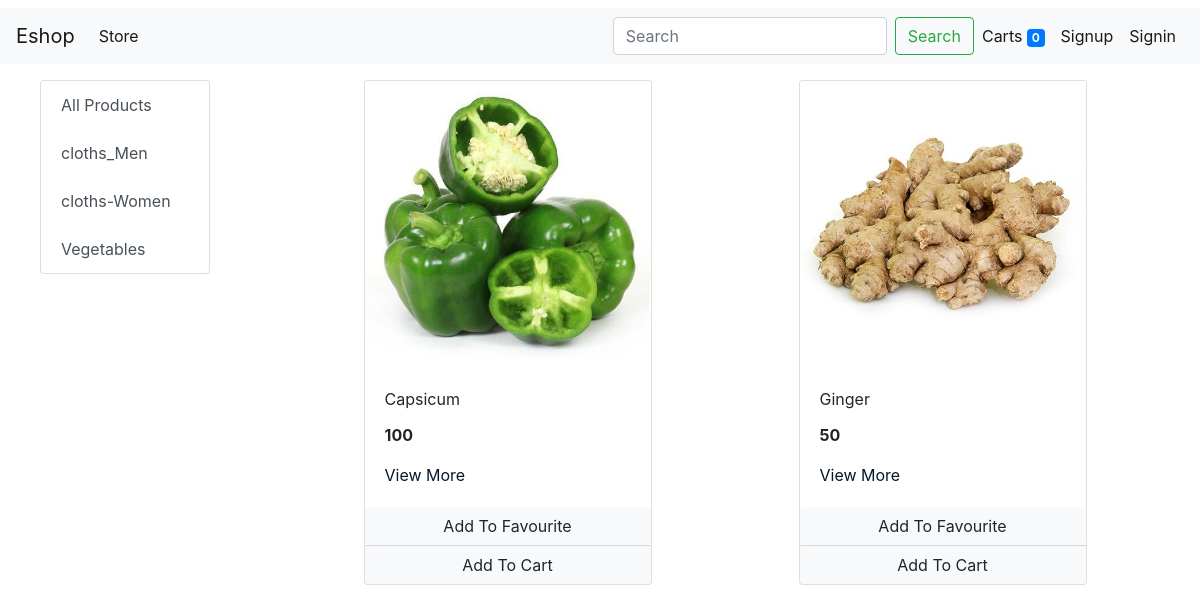
Screenshot of /?category=3 with the database file from the repository.
### store/models/category.py (models this page shows, shortened)
class Category(models.Model):
    name= models.CharField(max_length=20)
    @staticmethod
    def get_all_categories():
        return Category.objects.all()

### store/models/products.py (models this page shows, shortened)
class Product(models.Model):
    name=models.CharField(max_length=50)
    price=models.IntegerField(default=0)
    category=models.ForeignKey(Category, on_delete=models.CASCADE, default=1, null=True, blank=True)
    description=models.CharField(max_length=200, default='')
    image=models.ImageField(upload_to='upload/products/', default="default.jpg")
    @staticmethod
    def get_all_products_by_id(category_id):
        if category_id:
            return Product.objects.filter(category=category_id)
        else:
            return Product.get_all_products()

### store/views/home.py (the view, shortened to what this page needs)
# urls.py: path('', Index.as_view(), name='homepage'),
class Index(View):
    def get(self,request):
        cart=request.session.get('cart')
        if not cart:
            request.session['cart']={}
        categoryid = request.GET.get('category')
        nothing=""
        if 'query' in request.GET or categoryid:
            if categoryid:
                products= Product.get_all_products_by_id(categoryid)
            else:
               query=request.GET.get('query')
               products=Product.objects.filter(name__icontains=query)
               if len(products)==0:
                  nothing="Nothing Found"
        else:
            products=Product.objects.all()
        c = {}
        c['products']=products
        c['categories']=Category.get_all_categories()
        c["nothing"]=nothing
        return render(request, 'index.html', c)

### store/templatetags/cart.py (called while the page is built)
@register.filter(name='total_cart')
def total_cart(cart):
    return sum([i for i in cart])

@register.filter(name='is_in_cart')
def is_in_cart(product , cart):
    keys=cart.keys()
    for id in keys:
        if int(id)==product.id:
            return True
    return False

### store/templates/index.html (shortened to what this page needs)
{% extends 'base.html'%}
{% block content%}
{% load cart %}
<div class="container-fluid mt-3">
  <div class="row">
    <div class="col-lg-2 mx-auto">
      <div class="list-group">
        <a href="/" class="list-group-item list-group-item-action">All Products</a>
        {% for i in categories %}
        <a href="/?category={{i.id}}" class="list-group-item list-group-item-action">{{i.name}}</a>
        {% endfor %}
      </div>
    </div>
    <div id='products' class="col-lg-9 mx-auto">
      <div class="row mx-auto">
        {% for product in products %}
        <div class="card mx-auto mb-3" id={{product.id}} style="width: 18rem;">
          <img class="card-img-top" src="{{product.image.url}}" alt="Card image cap">
          <div class="card-body">
            <p class="card-title">{{product.name}}</p>
            <p class="card-text"><b>{{product.price}}</b></p>
            <a href="product/{{product.id}}/" style="text-decoration: none;color:#03192c;">View More</a>
          </div>
          <div class="row no-gutters">
            <form action="/" method="POST" class="btn-block">
              {% if product|is_in_cart:request.session.favourite %}
              {% csrf_token %}
              <input  type="text" hidden name='fav' value='{{product.id}}'>
              <input  type="text" hidden name='remove1' value='True'>
              <input type="submit" class="float-right btn btn-light  form-control" value="Remove From Favourite">
              {%else%}
              <input type="submit" class="float-right btn btn-light  form-control" value="Add To Favourite">
              {%endif%}
            </form>
          </div>
          <div class="card-footer p-0 no-gutters">
            {% if product|is_in_cart:request.session.cart %}
            <div class="row no-gutters">
              <form action="/" class="col-2 " method="post">
                {% csrf_token %}
                <input  type="text" hidden name='product' value='{{product.id}}'>
                <input  type="text" hidden name='remove' value='True'>
                <input type="submit" value=" - " class="btn btn-block btn-secondary  border-right">
              </form>
              <div class="text-center col text-align">{{product|cart_quantity:request.session.cart}} in Cart</div>
              <form action="/#{{product.id}}" class="col-2 " method="post">
                {% csrf_token %}
                <input hidden type="text" name='product' value='{{product.id}}'>
                <input type="submit" value=" + " class="btn btn-block btn-secondary border-left">
              </form>
            </div>
            {% else %}
            <form action="/" method="POST" class="btn-block">
              <input type="submit" class="float-right btn btn-light  form-control" value="Add To Cart">
            </form>
            {% endif %}
          </div>
        </div>
        {% endfor %}
      </div>
    </div>
  </div>
</div>
{% endblock%}

### rows the page displays
Category: name "cloths_Men"
Category: name "cloths-Women"
Category: name "Vegetables"
Product: image (picture), name "Capsicum", price "100"
Product: image (picture), name "Ginger", price "50"

### other values shown
{{ request.session.cart.values|total_cart }} "0"
